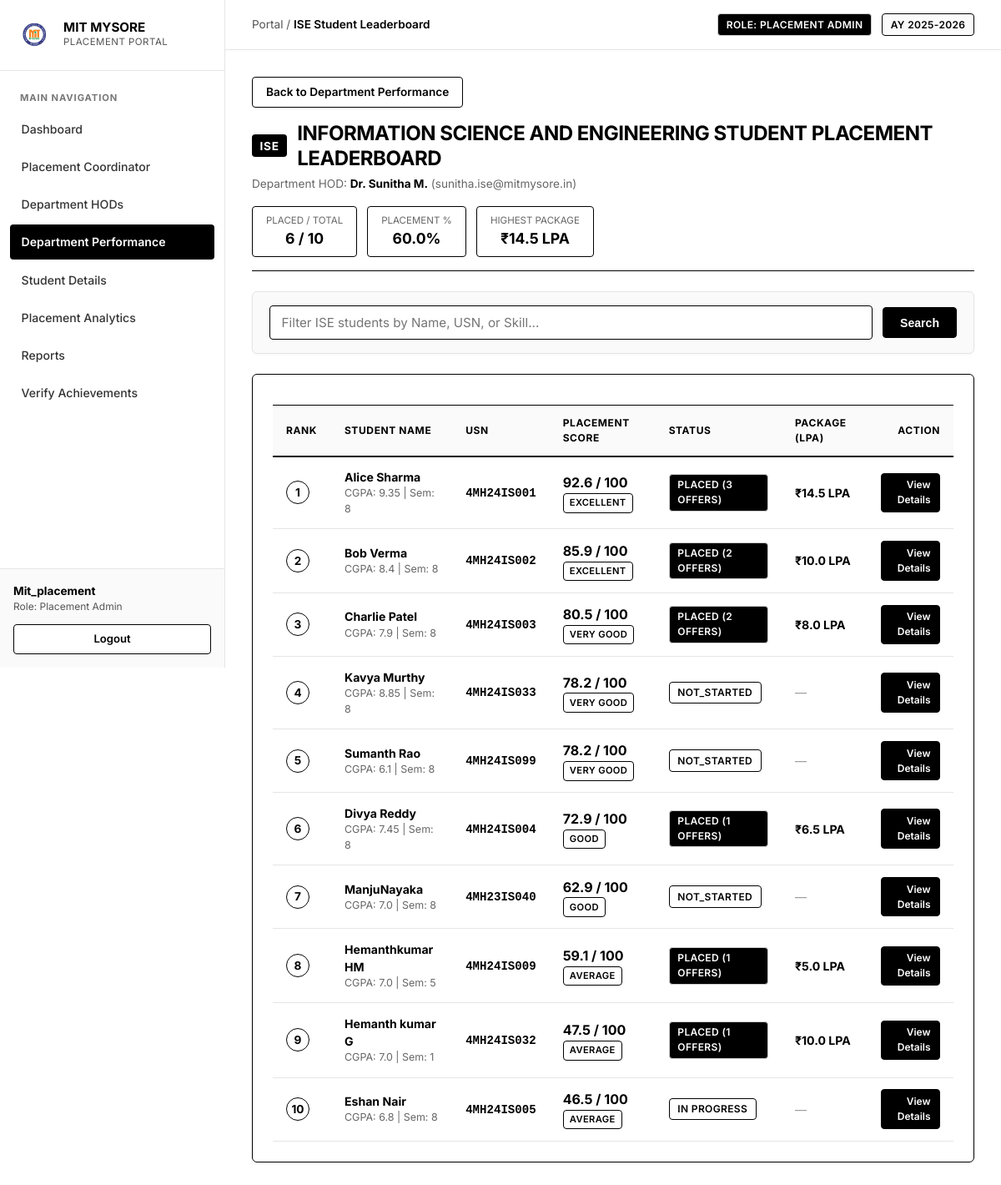
Before: /portal/department/ISE (signed in) with the older database file.
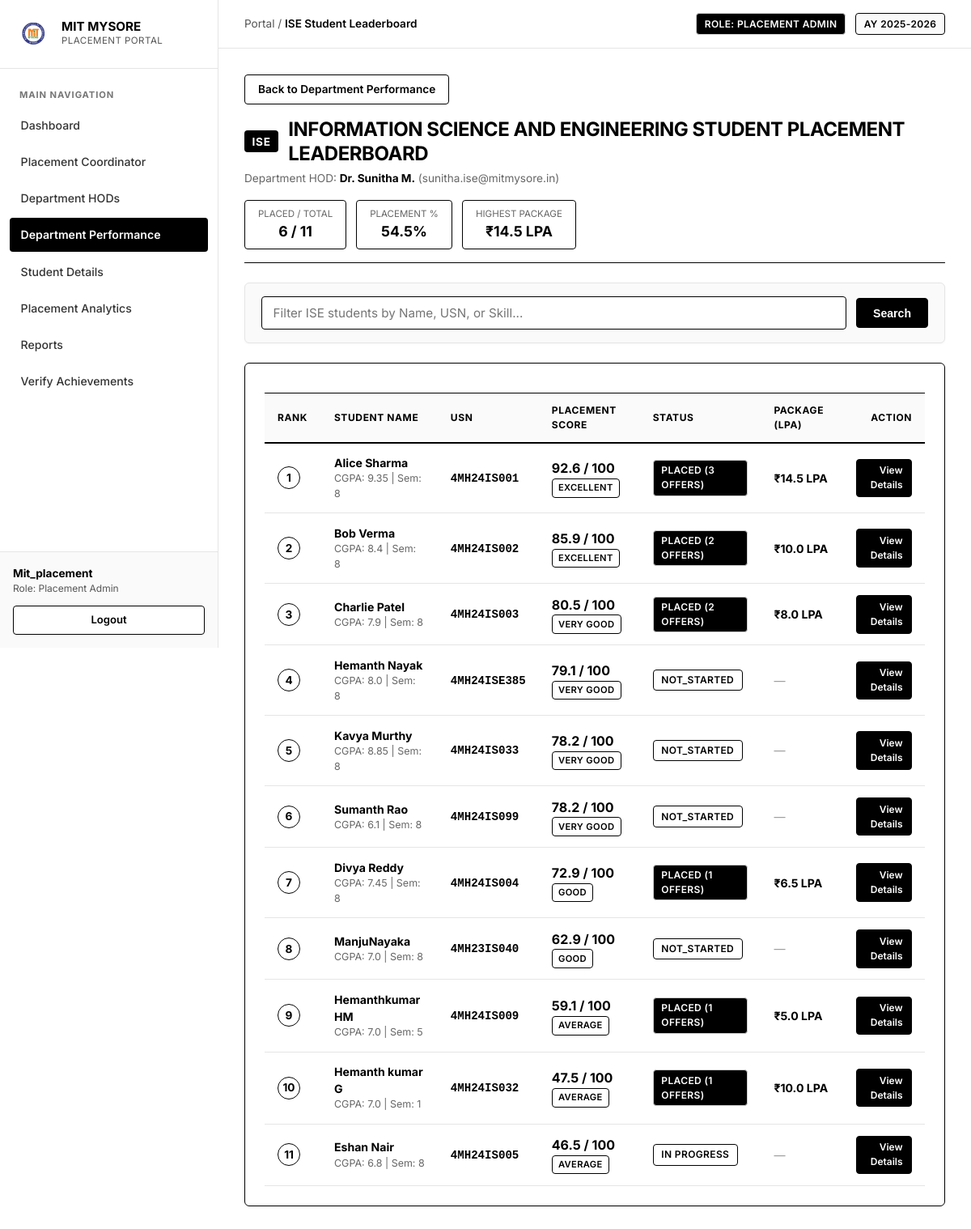
After: the same page with the newer database file.
### models.py (models this page shows)
class Department(db.Model):
    __tablename__ = 'departments'
    id = db.Column(db.Integer, primary_key=True)
    code = db.Column(db.String(20), unique=True, nullable=False)
    name = db.Column(db.String(100), unique=True, nullable=False)
    hod_name = db.Column(db.String(100), default='Dr. HOD')
    hod_id = db.Column(db.String(50), default='HOD_01')
    hod_email = db.Column(db.String(100), default='hod@mitmysore.in')
    hod_phone = db.Column(db.String(30), default='+91 98450 11223')
    admins = db.relationship('Admin', backref='department', lazy=True)
    students = db.relationship('Student', backref='department', lazy=True)

class Student(db.Model):
    __tablename__ = 'students'
    usn = db.Column(db.String(20), primary_key=True)
    name = db.Column(db.String(100), nullable=False)
    mobile_number = db.Column(db.String(15), unique=True, nullable=False)
    email = db.Column(db.String(100), unique=True, nullable=True)
    department_id = db.Column(db.Integer, db.ForeignKey('departments.id'), nullable=False)
    semester = db.Column(db.Integer, default=8)
    cgpa = db.Column(db.Float, default=8.0)
    attendance = db.Column(db.Float, default=85.0)
    academic_score = db.Column(db.Float, default=82.0)
    skills = db.Column(db.String(255), default="Python, DSA, SQL")
    programming_languages = db.Column(db.String(255), default="Python, Java, C++")
    technical_skills = db.Column(db.String(255), default="Data Structures, DBMS, Web Development")
    certifications = db.Column(db.String(255), default="Cloud Computing, Full Stack Web Development")
    projects = db.Column(db.Text, default="Smart Placement Portal, AI Resume Screener")
    companies_attended = db.Column(db.Integer, default=0)
    companies_selected = db.Column(db.Integer, default=0)
    offers_count = db.Column(db.Integer, default=0)
    highest_package = db.Column(db.Float, default=0.0)  # in LPA
    average_package = db.Column(db.Float, default=0.0)  # in LPA
    placement_status = db.Column(db.String(50), default="NOT_STARTED") # PLACED, IN_PROCESS, NOT_STARTED, NOT_PLACED
    placement_approval_status = db.Column(db.String(50), default="APPROVED") # PENDING, APPROVED, REJECTED
    approved_by = db.Column(db.String(100), nullable=True)
    approved_at = db.Column(db.DateTime, nullable=True)
    rejected_by = db.Column(db.String(100), nullable=True)
    rejected_at = db.Column(db.DateTime, nullable=True)
    rejection_reason = db.Column(db.Text, nullable=True)
    resume = db.Column(db.String(255), default="Resume_Uploaded.pdf")
    performance = db.relationship('PerformanceRecord', backref='student', uselist=False, lazy=True)
    account_link = db.relationship('StudentAccountLink', backref='student', uselist=False, lazy=True)
    recommendations = db.relationship('LearningRecommendation', backref='student', lazy=True, order_by='LearningRecommendation.created_at.desc()')
    youtube_lessons = db.relationship('YouTubeLesson', backref='student', lazy=True, order_by='YouTubeLesson.created_at.desc()')
    quiz_attempts = db.relationship('QuizAttempt', backref='student', lazy=True, order_by='QuizAttempt.attempted_at.desc()')
    interview_sessions = db.relationship('MockInterviewSession', backref='student', lazy=True, order_by='MockInterviewSession.started_at.desc()')
    course_progress = db.relationship('StudentCourseProgress', backref='student', lazy=True, cascade='all, delete-orphan', order_by='StudentCourseProgress.saved_at.desc()')
    event_actions = db.relationship('StudentEventAction', backref='student', lazy=True, cascade='all, delete-orphan', order_by='StudentEventAction.updated_at.desc()')
    achievements = db.relationship('StudentAchievement', backref='student', lazy=True, cascade='all, delete-orphan', order_by='StudentAchievement.completion_date.desc()')
    notifications = db.relationship('StudentNotification', backref='student', lazy=True, cascade='all, delete-orphan', order_by='StudentNotification.created_at.desc()')
    preference = db.relationship('StudentPreference', backref='student', uselist=False, lazy=True, cascade='all, delete-orphan')
    provider_accounts = db.relationship('ExternalProviderAccount', backref='student', lazy=True, cascade='all, delete-orphan', order_by='ExternalProviderAccount.created_at.desc()')
    sync_logs = db.relationship('CertificateSyncLog', backref='student', lazy=True, cascade='all, delete-orphan', order_by='CertificateSyncLog.sync_started_at.desc()')
    @property
    def placement_score(self):
        if self.performance:
            return round(self.performance.overall_aggregate, 1)
        return 0.0
    @property
    def placement_level(self):
        score = self.placement_score
        if score >= 85:
            return "Excellent"
        elif score >= 75:
            return "Very Good"
        elif score >= 60:
            return "Good"
        elif score >= 40:
            return "Average"
        else:
            return "Needs Improvement"

class PerformanceRecord(db.Model):
    __tablename__ = 'performance_records'
    id = db.Column(db.Integer, primary_key=True)
    student_usn = db.Column(db.String(20), db.ForeignKey('students.usn'), nullable=False, unique=True)
    aptitude_score = db.Column(db.Float, default=0.0)
    gd_status = db.Column(db.Boolean, default=False)
    hr_status = db.Column(db.Boolean, default=False)
    coding_c_score = db.Column(db.Float, default=0.0)
    coding_java_score = db.Column(db.Float, default=0.0)
    coding_dsa_score = db.Column(db.Float, default=0.0)
    technical_interview_score = db.Column(db.Float, default=0.0)
    hr_score = db.Column(db.Float, default=0.0)
    @property
    def coding_overall_score(self):
        return round((self.coding_c_score + self.coding_java_score + self.coding_dsa_score) / 3.0, 1)
    @property
    def overall_aggregate(self):
        coding_avg = self.coding_overall_score
        tech_score = self.technical_interview_score if self.technical_interview_score > 0 else coding_avg
        hr_val = self.hr_score if self.hr_score > 0 else (90.0 if self.hr_status else 45.0)
        gd_val = 90.0 if self.gd_status else 45.0
        score = (self.aptitude_score * 0.25) + (coding_avg * 0.35) + (tech_score * 0.20) + (hr_val * 0.10) + (gd_val * 0.10)
        return round(score, 1)

### app.py (the view)
@app.route('/portal/department/<dept_code>')
def portal_department_leaderboard(dept_code):
    admin = get_current_admin()
    if not admin:
        return redirect(url_for('admin_login'))
    department = Department.query.filter_by(code=dept_code.upper()).first_or_404()
    dept_stats = get_department_stats(department)
    students_query = Student.query.filter_by(department_id=department.id)
    search_query = request.args.get('search', '').strip()
    if search_query:
        students_query = students_query.filter(
            (Student.usn.ilike(f"%{search_query}%")) |
            (Student.name.ilike(f"%{search_query}%")) |
            (Student.skills.ilike(f"%{search_query}%"))
        )
    students = sorted(students_query.all(), key=lambda s: (s.placement_score, s.highest_package), reverse=True)
    return render_template(
        'portal_dept_leaderboard.html',
        active_page='performance',
        active_dept=dept_code.upper(),
        admin=admin,
        department=department,
        stats=dept_stats,
        students=students,
        search_query=search_query
    )

### templates/portal_dept_leaderboard.html (shortened to what this page needs)
{% extends 'portal_base.html' %}
{% block breadcrumb %}{{ department.code }} Student Leaderboard{% endblock %}
{% block portal_content %}
<div style="margin-bottom: 1.5rem;">
    <a href="{{ url_for('portal_performance') }}" class="btn btn-secondary" style="border: 1px solid #000; color: #000; font-size: 0.85rem; padding: 0.45rem 1rem; margin-bottom: 1rem; display: inline-block; background: #fff;">
        Back to Department Performance
    </a>
    <div style="display: flex; justify-content: space-between; align-items: flex-start; flex-wrap: wrap; gap: 1rem; border-bottom: 1px solid #000; padding-bottom: 1rem;">
        <div>
            <div style="display: flex; align-items: center; gap: 0.75rem; margin-bottom: 0.35rem;">
                <span class="badge-dept" style="font-size: 0.85rem; padding: 0.2rem 0.6rem;">{{ department.code }}</span>
                <h2 style="font-size: 1.5rem; font-weight: 700; color: #000; margin: 0; text-transform: uppercase;">
                    {{ department.name }} Student Placement Leaderboard
                </h2>
            </div>
            <p style="color: #666; font-size: 0.85rem; margin: 0;">
                Department HOD: <strong style="color: #000;">{{ department.hod_name }}</strong> ({{ department.hod_email }})
            </p>
        </div>
        <div style="display: flex; gap: 0.75rem; flex-wrap: wrap;">
            <div style="background: #fff; border: 1px solid #000; border-radius: 4px; padding: 0.5rem 1rem; text-align: center;">
                <div style="font-size: 0.72rem; color: #666; text-transform: uppercase;">Placed / Total</div>
                <div style="font-weight: 700; color: #000; font-size: 1.1rem;">{{ stats.placed_count }} / {{ stats.total_students }}</div>
            </div>
            <div style="background: #fff; border: 1px solid #000; border-radius: 4px; padding: 0.5rem 1rem; text-align: center;">
                <div style="font-size: 0.72rem; color: #666; text-transform: uppercase;">Placement %</div>
                <div style="font-weight: 700; color: #000; font-size: 1.1rem;">{{ stats.placement_pct }}%</div>
            </div>
            <div style="background: #fff; border: 1px solid #000; border-radius: 4px; padding: 0.5rem 1rem; text-align: center;">
                <div style="font-size: 0.72rem; color: #666; text-transform: uppercase;">Highest Package</div>
                <div style="font-weight: 700; color: #000; font-size: 1.1rem;">₹{{ stats.highest_package }} LPA</div>
            </div>
        </div>
    </div>
</div>
<div class="card" style="padding: 1rem 1.25rem; margin-bottom: 1.5rem; border: 1px solid #e5e5e5; background: #fafafa;">
    <form method="GET" style="display: flex; gap: 0.75rem; align-items: center;">
        <input type="text" name="search" value="{{ search_query }}" placeholder="Filter {{ department.code }} students by Name, USN, or Skill..." class="form-control" style="flex: 1; padding: 0.6rem 0.85rem; border: 1px solid #000;">
        <button type="submit" class="btn" style="padding: 0.6rem 1.25rem; background: #000; color: #fff; border: 1px solid #000;">Search</button>
    </form>
</div>
<div class="card" style="border: 1px solid #000; padding: 1.5rem;">
    <div style="overflow-x: auto;">
        <table class="portal-table">
            <thead>
                <tr>
                    <th style="width: 70px;">Rank</th>
                    <th>Student Name</th>
                    <th>USN</th>
                    <th>Placement Score</th>
                    <th>Status</th>
                    <th>Package (LPA)</th>
                    <th style="text-align: right;">Action</th>
                </tr>
            </thead>
            <tbody>
                {% for student in students %}
                <tr onclick="window.location.href='{{ url_for('portal_student_details', usn=student.usn) }}'" style="cursor: pointer;">
                    <td>
                        <span class="rank-badge rank-normal" style="border: 1px solid #000; background: #fff; color: #000;">
                            {{ loop.index }}
                        </span>
                    </td>
                    <td>
                        <div style="font-weight: 700;">{{ student.name }}</div>
                        <div style="font-size: 0.78rem; color: #666;">CGPA: {{ student.cgpa }} | Sem: {{ student.semester }}</div>
                    </td>
                    <td>
                        <span style="font-family: monospace; font-weight: 600;">{{ student.usn }}</span>
                    </td>
                    <td>
                        <div style="font-weight: 700; font-size: 1rem;">
                            {{ student.placement_score }} / 100
                        </div>
                        <span class="badge" style="border: 1px solid #000; font-size: 0.7rem; padding: 0.15rem 0.45rem; background: #fff; color: #000;">
                            {{ student.placement_level }}
                        </span>
                    </td>
                    <td>
                        {% if student.placement_status == 'Placed' %}
                            <span class="badge" style="background: #000; color: #fff;">
                                Placed ({{ student.offers_count }} Offers)
                            </span>
                        {% else %}
                            <span class="badge" style="border: 1px solid #000; background: #fff; color: #000;">
                                {{ student.placement_status }}
                            </span>
                        {% endif %}
                    </td>
                    <td>
                        {% if student.highest_package > 0 %}
                            <strong>₹{{ student.highest_package }} LPA</strong>
                        {% else %}
                            <span style="color: #999;">—</span>
                        {% endif %}
                    </td>
                    <td style="text-align: right;">
                        <span class="btn" style="font-size: 0.75rem; padding: 0.3rem 0.65rem; background: #000; color: #fff; border: 1px solid #000;">
                            View Details
                        </span>
                    </td>
                </tr>
                {% else %}
                <tr>
                    <td colspan="7" style="text-align: center; padding: 2rem; color: #666;">
                        No students found matching your search.
                    </td>
                </tr>
                {% endfor %}
            </tbody>
        </table>
    </div>
</div>
{% endblock %}

Changed rows visible on the page:
added Student: name "Hemanth Nayak", cgpa "8.0", semester "8", usn "4MH24ISE385", placement_score "79.1", placement_level "VERY GOOD", placement_status "NOT_STARTED"
Other visible differences:
{{ stats.total_students }}: "10" → "11"
{{ stats.placement_pct }}: "60.0" → "54.5"
